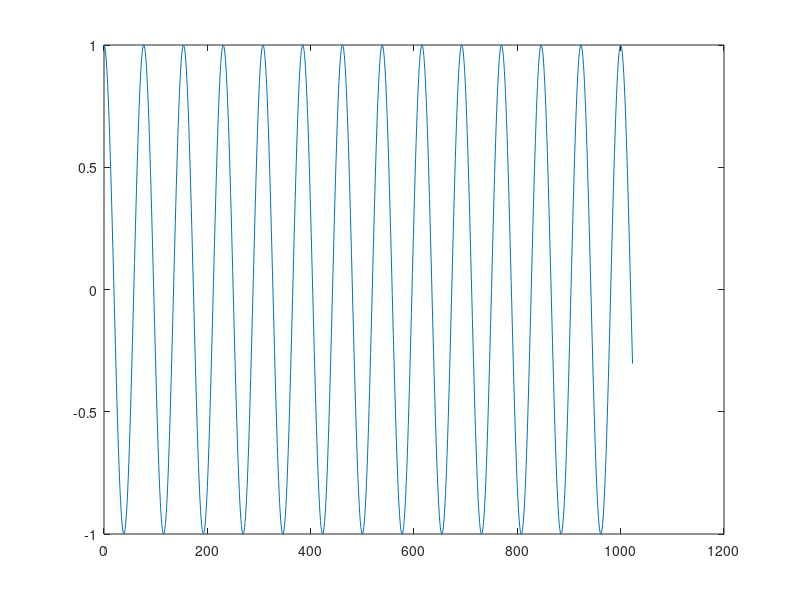

This figure's MATLAB source:
% Exponential function
T = 1024;
tims = (0: T-1);
% Three frequencies
fq = [.01 .013 .014];
% Complex signal
sig = exp(2*j*pi*tims' * fq);

plot(tims, real(sig(:,2)));
